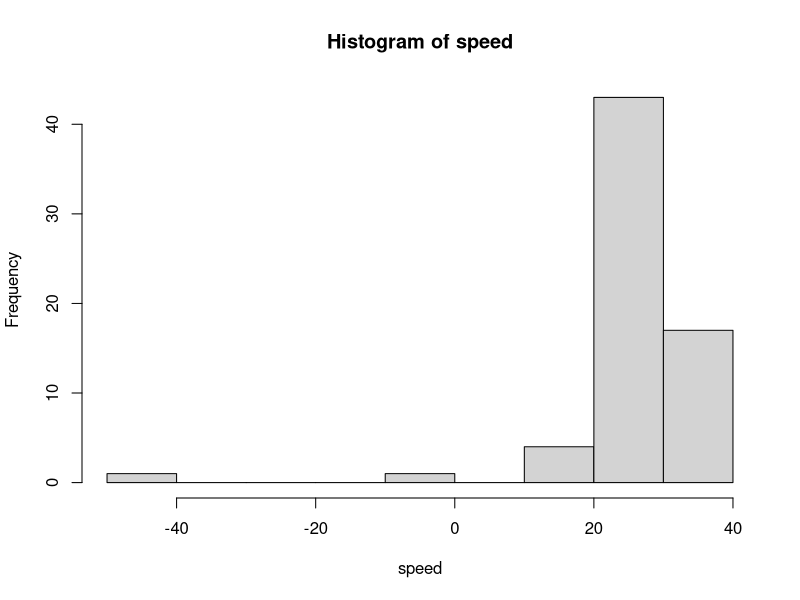
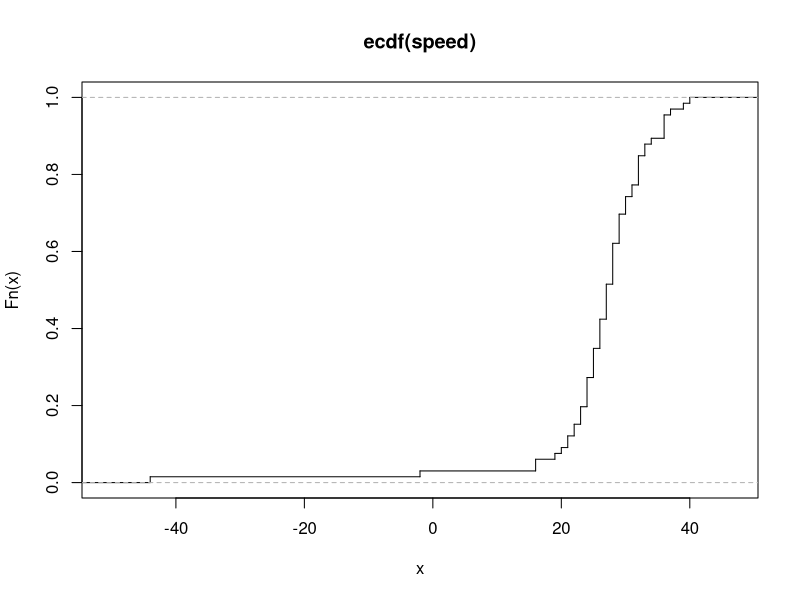
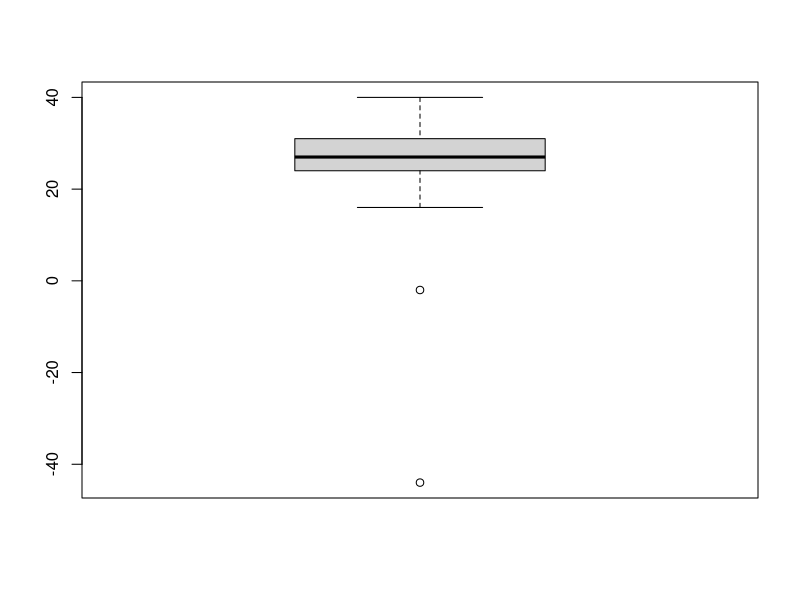

Generate these figures, in order, with R:
speed = c(28, -44, 29, 30, 24, 28, 37, 32, 36, 27, 26, 28, 29, 26, 27, 22, 23, 20, 25, 25, 
          36, 23, 31, 32, 24, 27, 33, 16, 24, 29, 36, 21, 28, 26, 27, 27, 32, 25, 28, 24,
          40, 21, 31, 32, 28, 26, 30, 27, 26, 24, 32, 29, 34, -2, 25, 19, 36, 29, 30, 22,
          28, 33, 39, 25, 16, 23)

hist(speed)
plot(ecdf(speed), verticals=T, do.points=F)
boxplot(speed)

#The two outliers correspond to the negative values of the data set. I.e. they are distinct deviations from the data set (?)

summary(speed)

t.test(speed, alternative="greater")

mean(speed)
median(speed)

#The two measures of "location" is given by the mean and the median. The mean tells us the average of all measurements,
#while the median tells us the "middle number" of the data set while in chronological order


sd(speed)
IQR(speed)

#The measures of spread tells us the average deviation of the average of the data set (sd), and the difference in the 
#two medians from the lower half of the data set (Q1) and the upper half of the data set (Q2)

#computing the two-sided confidence interval
dof = length(speed) - 1

no_outliers = speed > 0
speed_no = speed[no_outliers]

mean(speed_no) - qt(0.975, dof)*(sd(speed_no)/sqrt(length(speed_no)))
mean(speed_no) + qt(0.975, dof)*(sd(speed_no)/sqrt(length(speed_no)))

summary(speed)
t.test(speed)

e = 1.60e-19
c = 3.0*10^8
eps = 8.85*10^(-12)
E = 1.60*10^(-7)
Ps = 0.10155*10^9
m0 = 0.511*10^6/c^2

R = sqrt(e^2*c/(6*pi*eps)*1/(m0*c^2)^4*E^4/Ps)
R
sqrt(e^2*c/(6*pi*eps)*(m0*c^2)^(-4)*E^4/Ps)

